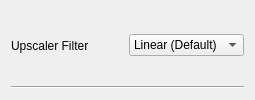
                <widget class="QWidget" name="widget__14_upscalerFilter_2" native="true">
                 <property name="sizePolicy">
                  <sizepolicy hsizetype="Preferred" vsizetype="Maximum">
                   <horstretch>0</horstretch>
                   <verstretch>0</verstretch>
                  </sizepolicy>
                 </property>
                 <layout class="QVBoxLayout" name="verticalLayout_41">
                  <item>
                   <widget class="QWidget" name="widget_54" native="true">
                    <property name="sizePolicy">
                     <sizepolicy hsizetype="Preferred" vsizetype="Minimum">
                      <horstretch>0</horstretch>
                      <verstretch>0</verstretch>
                     </sizepolicy>
                    </property>
                    <layout class="QHBoxLayout" name="horizontalLayout_38" stretch="0,0,0">
                     <property name="spacing">
                      <number>0</number>
                     </property>
                     <property name="leftMargin">
                      <number>0</number>
                     </property>
                     <property name="topMargin">
                      <number>0</number>
                     </property>
                     <property name="rightMargin">
                      <number>0</number>
                     </property>
                     <property name="bottomMargin">
                      <number>0</number>
                     </property>
                     <item>
                      <widget class="QLabel" name="label_35">
                       <property name="text">
                        <string>Upscaler Filter</string>
                       </property>
                      </widget>
                     </item>
                     <item>
                      <spacer name="horizontalSpacer_37">
                       <property name="orientation">
                        <enum>Qt::Orientation::Horizontal</enum>
                       </property>
                       <property name="sizeHint" stdset="0">
                        <size>
                         <width>40</width>
                         <height>20</height>
                        </size>
                       </property>
                      </spacer>
                     </item>
                     <item>
                      <widget class="QComboBox" name="comboBox_upscalerFilter">
                       <item>
                        <property name="text">
                         <string>Linear (Default)</string>
                        </property>
                       </item>
                       <item>
                        <property name="text">
                         <string>nearest</string>
                        </property>
                       </item>
                       <item>
                        <property name="text">
                         <string>pixel</string>
                        </property>
                       </item>
                       <item>
                        <property name="text">
                         <string>fsr</string>
                        </property>
                       </item>
                       <item>
                        <property name="text">
                         <string>nis</string>
                        </property>
                       </item>
                      </widget>
                     </item>
                    </layout>
                   </widget>
                  </item>
                  <item>
                   <widget class="Line" name="line_39">
                    <property name="orientation">
                     <enum>Qt::Orientation::Horizontal</enum>
                    </property>
                   </widget>
                  </item>
                 </layout>
                </widget>
